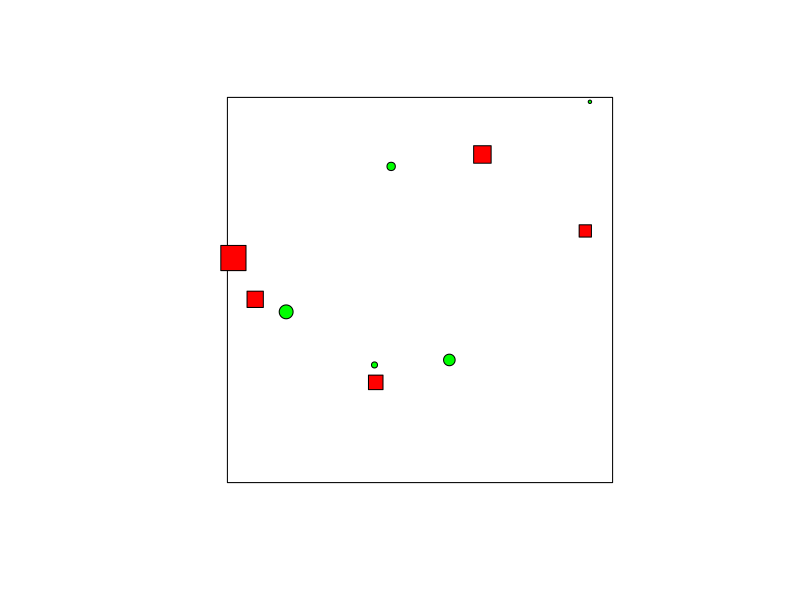

Here is the R script that generated this plot:
library(spatstat)


### Name: invoke.symbolmap
### Title: Plot Data Using Graphics Symbol Map
### Aliases: invoke.symbolmap
### Keywords: spatial hplot

### ** Examples

  g <- symbolmap(range=c(-1,1),
                   shape=function(x) ifelse(x > 0, "circles", "squares"),
                   size=function(x) sqrt(ifelse(x > 0, x/pi, -x))/15,
                   bg=function(x) ifelse(x > 0, "green", "red"))
  plot(square(1), main="")
  a <- invoke.symbolmap(g, runif(10, -1, 1), runifpoint(10), add=TRUE)
  a 
